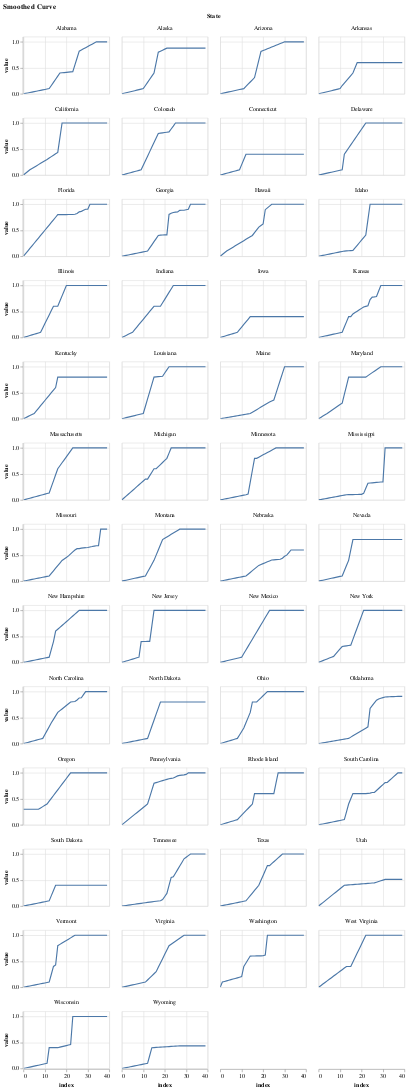

Write notebook code for a chart like this one.
### Code cell
chart = alt.Chart(tseries4plot).mark_line().encode(
        x = alt.X("index"),
        y = alt.Y("value", scale=alt.Scale(0,1)),
        facet=alt.Facet('State:O', columns=4),
    )
chart.properties(width=150,height=100,title="Smoothed Curve").interactive()

### Figure 1 — Vega-Lite specification as saved in the notebook (floating-point values rounded to 4 significant figures; data arrays with more than 128 entries replaced by an {"elided": "..."} marker saying what was removed)
{"config": {"view": {"continuousWidth": 400, "continuousHeight": 300}}, "data": {"name": "data-299f0f9ba8c7e14a09d77f63ea872a20"}, "mark": "line", "encoding": {"facet": {"type": "ordinal", "columns": 4, "field": "State"}, "x": {"type": "quantitative", "field": "index"}, "y": {"type": "quantitative", "field": "value", "scale": {"align": 0, "base": 1}}}, "height": 100, "selection": {"selector002": {"type": "interval", "bind": "scales", "encodings": ["x", "y"]}}, "title": "Smoothed Curve", "width": 150, "$schema": "https://vega.github.io/schema/vega-lite/v4.0.2.json", "datasets": {"data-299f0f9ba8c7e14a09d77f63ea872a20": {"elided": "2000 records"}}}
